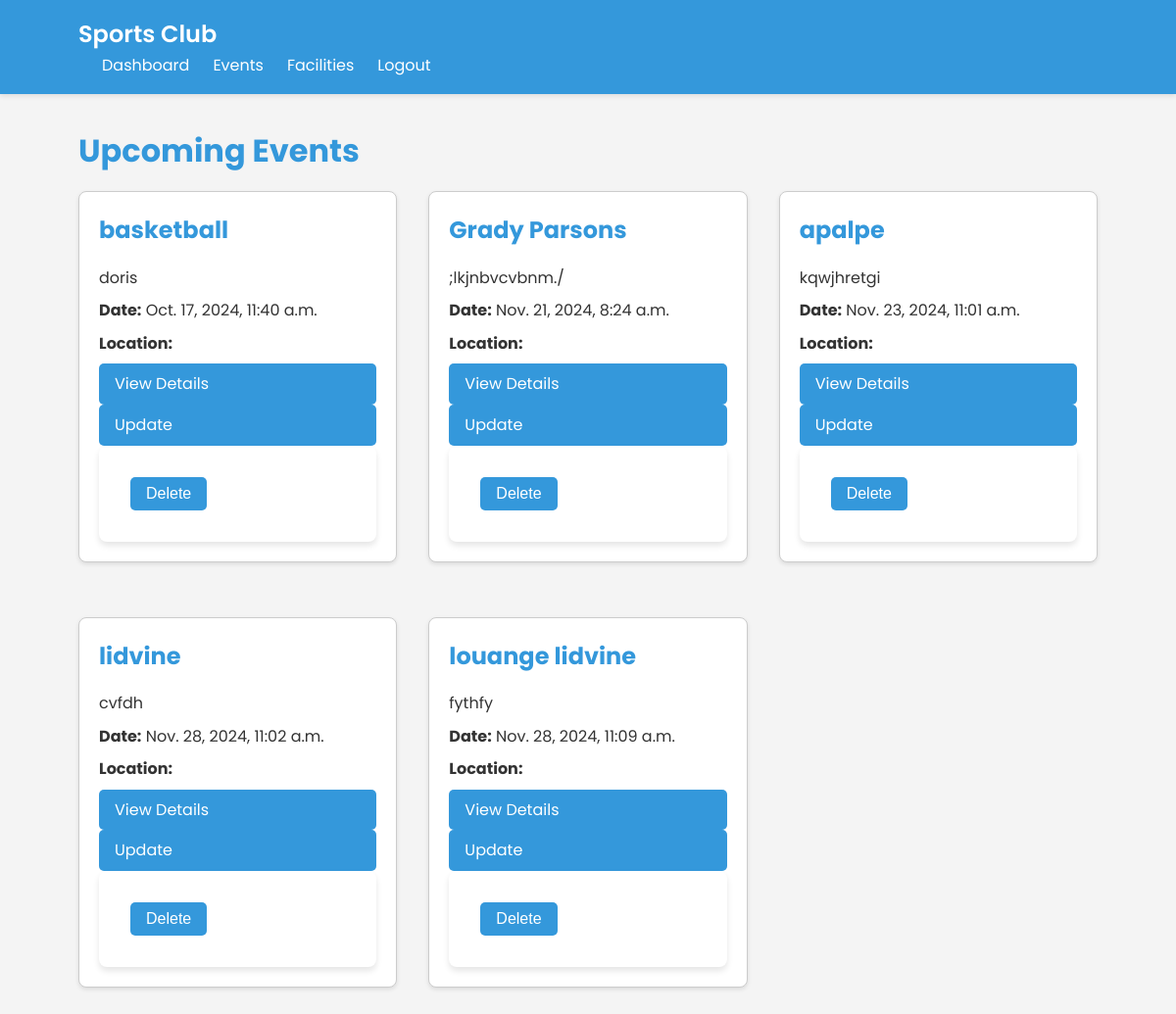
Screenshot of /events/ (signed in) with the database file from the repository.
### events/models.py (models this page shows, shortened)
class Event(models.Model):
    name = models.CharField(max_length=100)
    description = models.TextField()
    date = models.DateTimeField()
    featured = models.BooleanField(default=False)
    participants = models.ManyToManyField('members.Member', related_name='events')
    location = models.ForeignKey("facilities.Facility", on_delete=models.SET_NULL, null = True)

### events/views.py (the view)
# urls.py: path('', event_list, name='event_list'),
def event_list(request):
    events = Event.objects.all().order_by('date')
    return render(request, 'events/event_list.html', {'events': events})

### templates/events/event_list.html (shortened to what this page needs)
{% extends 'base.html' %}
{% block content %}
<h1>Upcoming Events</h1>
<div class="event-grid">
    {% for event in events %}
    <div class="card event-card">
        <h2>{{ event.name }}</h2>
        <p>{{ event.description|truncatewords:20 }}</p>
        <p><strong>Date:</strong> {{ event.date }}</p>
        <p><strong>Location:</strong>{{event.facilities.location}}</p>
        <a href="{% url 'event_detail' event.id %}" class="btn btn-primary">View Details</a>
        <a href="{% url 'update_event' event.id %}" class="btn btn-warning">Update</a>
            <form method="POST" action="{% url 'delete_event' event.id %}" style="display:inline;">
                <button type="submit" class="btn btn-danger">Delete</button>
            </form>
    </div>
    {% empty %}
    <p>No upcoming events.</p>
    {% endfor %}
</div>
{% endblock %}

### static/css/styles.css (style rules this page uses)
:root { --primary-color: #3498db; --secondary-color: #2ecc71; --background-color: #f4f4f4; --text-color: #333; --accent-color: #e74c3c; --font-family: 'Poppins', sans-serif; --max-width: 1200px; --container-padding: 20px; }
* { margin: 0; padding: 0; box-sizing: border-box; }
body { font-family: var(--font-family); line-height: 1.6; color: var(--text-color); background-color: var(--background-color); }
h1, h2, h3 { margin-bottom: 1rem; color: var(--primary-color); }
.card { background-color: white; border-radius: 8px; box-shadow: 0 4px 6px rgba(0, 0, 0, 0.1); padding: 1.5rem; margin-bottom: 1.5rem; transition: transform 0.3s ease; }
.btn { display: inline-block; padding: 0.5rem 1rem; background-color: var(--primary-color); color: white; text-decoration: none; border-radius: 5px; transition: background-color 0.3s ease; border: none; cursor: pointer; font-size: 1rem; }
form { background-color: white; padding: 2rem; border-radius: 8px; box-shadow: 0 4px 6px rgba(0, 0, 0, 0.1); }
.event-grid, .facility-grid { display: grid; grid-template-columns: repeat(auto-fit, minmax(300px, 1fr)); gap: 2rem; }
.event-card, .facility-card { display: flex; flex-direction: column; justify-content: space-between; }
.event-card p, .facility-card p { margin-bottom: 0.5rem; }
.card { padding: 20px; border: 1px solid #ccc; border-radius: 8px; box-shadow: 0 2px 4px rgba(0, 0, 0, 0.1); }

### rows the page displays
Event: name "basketball", description "doris", date "Oct. 17, 2024, 11:40 a.m."
Event: name "Grady Parsons", description ";lkjnbvcvbnm./", date "Nov. 21, 2024, 8:24 a.m."
Event: name "apalpe", description "kqwjhretgi", date "Nov. 23, 2024, 11:01 a.m."
Event: name "lidvine", description "cvfdh", date "Nov. 28, 2024, 11:02 a.m."
Event: name "louange lidvine", description "fythfy", date "Nov. 28, 2024, 11:09 a.m."
